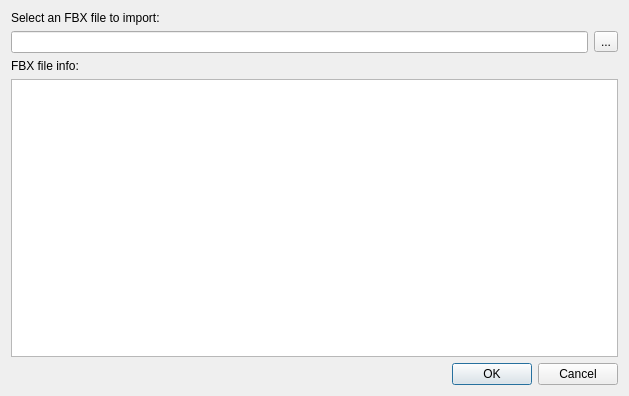
<?xml version="1.0" encoding="UTF-8"?>
<ui version="4.0">
 <class>FBXImport</class>
 <widget class="QDialog" name="FBXImport">
  <property name="geometry">
   <rect>
    <x>0</x>
    <y>0</y>
    <width>629</width>
    <height>396</height>
   </rect>
  </property>
  <property name="windowTitle">
   <string>Import FBX</string>
  </property>
  <layout class="QVBoxLayout" name="verticalLayout">
   <item>
    <widget class="QLabel" name="label">
     <property name="text">
      <string>Select an FBX file to import:</string>
     </property>
    </widget>
   </item>
   <item>
    <layout class="QHBoxLayout" name="horizontalLayout_2">
     <item>
      <widget class="QLineEdit" name="pathLineEdit">
       <property name="readOnly">
        <bool>false</bool>
       </property>
      </widget>
     </item>
     <item>
      <widget class="QToolButton" name="pathSelectButton">
       <property name="text">
        <string>...</string>
       </property>
      </widget>
     </item>
    </layout>
   </item>
   <item>
    <widget class="QLabel" name="label_2">
     <property name="text">
      <string>FBX file info:</string>
     </property>
    </widget>
   </item>
   <item>
    <widget class="QTreeView" name="FbxTreeView"/>
   </item>
   <item>
    <widget class="QDialogButtonBox" name="buttonBox">
     <property name="orientation">
      <enum>Qt::Horizontal</enum>
     </property>
     <property name="standardButtons">
      <set>QDialogButtonBox::Cancel|QDialogButtonBox::Ok</set>
     </property>
    </widget>
   </item>
  </layout>
 </widget>
 <resources/>
 <connections>
  <connection>
   <sender>buttonBox</sender>
   <signal>accepted()</signal>
   <receiver>FBXImport</receiver>
   <slot>accept()</slot>
   <hints>
    <hint type="sourcelabel">
     <x>248</x>
     <y>254</y>
    </hint>
    <hint type="destinationlabel">
     <x>157</x>
     <y>274</y>
    </hint>
   </hints>
  </connection>
  <connection>
   <sender>buttonBox</sender>
   <signal>rejected()</signal>
   <receiver>FBXImport</receiver>
   <slot>reject()</slot>
   <hints>
    <hint type="sourcelabel">
     <x>316</x>
     <y>260</y>
    </hint>
    <hint type="destinationlabel">
     <x>286</x>
     <y>274</y>
    </hint>
   </hints>
  </connection>
 </connections>
</ui>
